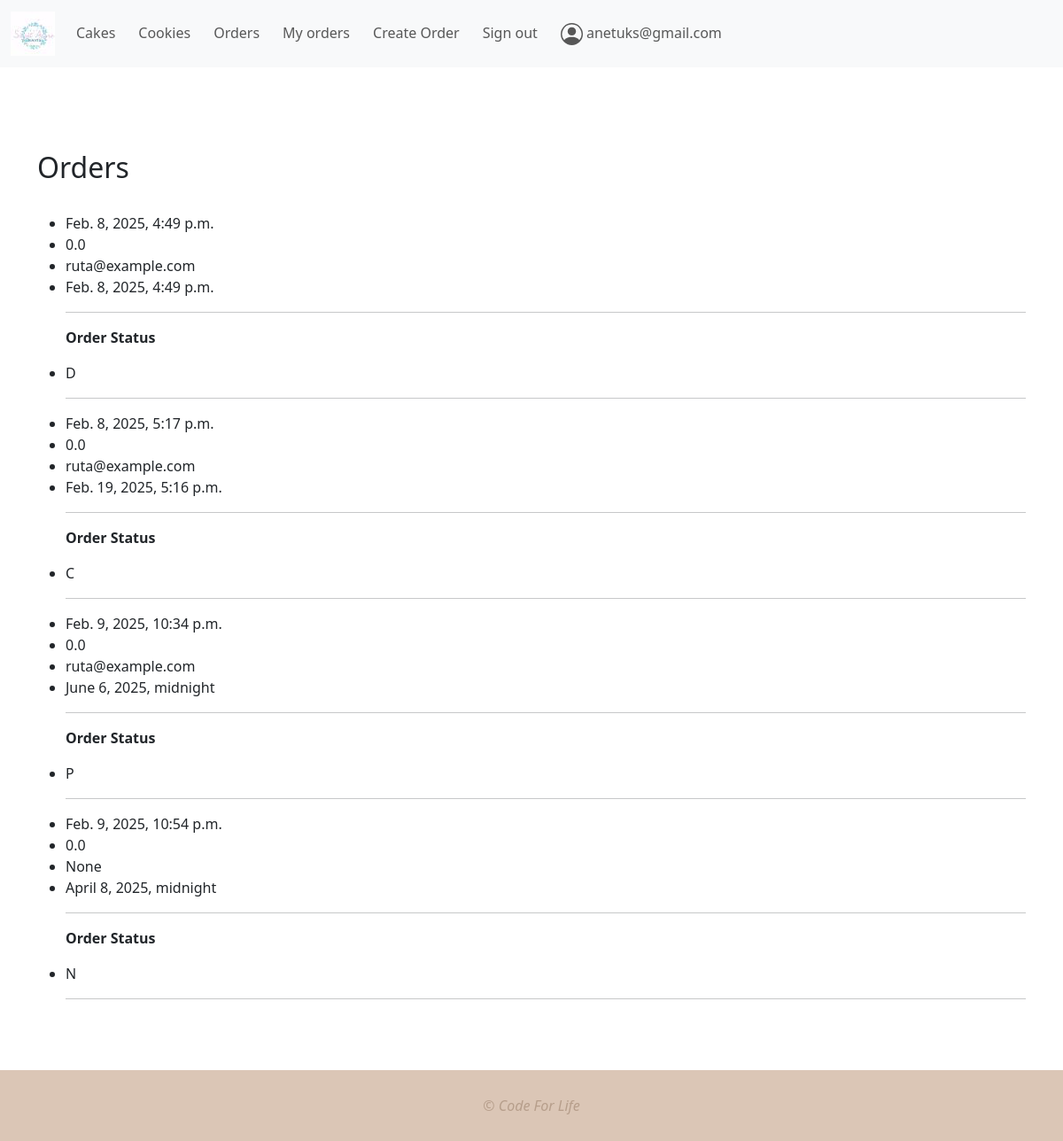
/orders/ (signed in), run on the app's committed database.
### my_auth/models.py (models this page shows)
class User(AbstractUser):
    bio = models.TextField(null=True, blank=True)
    email = models.EmailField(unique=True, null=True)
    USERNAME_FIELD = "email"
    REQUIRED_FIELDS = []
    class Meta:
        verbose_name = "User"
        verbose_name_plural = "Users"

### desserts/models.py (models this page shows, shortened)
class Order(models.Model):
    order_date = models.DateTimeField(blank=False, null=False, auto_now_add=True)
    total_price = models.FloatField(blank=True, null=True, default=0)
    user = models.ForeignKey(User, on_delete=models.SET_NULL, null=True, blank=True)
    deadline = models.DateTimeField(verbose_name="Deadline", null=True, blank=True)
    NEW = "N"
    IN_PROGRESS = "P"
    COMPLETED = "C"
    DELIVERED = "D"
    ORDER_STATUSES = {
        NEW: "New",
        IN_PROGRESS: "In Progress",
        COMPLETED: "Completed",
        DELIVERED: "Delivered"
    }
    status = models.CharField(
        max_length=1, choices=ORDER_STATUSES, default="NEW", blank=True
    )
    class Meta:
        verbose_name = "Order"
        verbose_name_plural = "Orders"

### desserts/views.py (the view)
# urls.py: path("orders/", views.OrdersListView.as_view(), name="orders"),
class OrdersListView(generic.ListView):
    template_name = "desserts/orders.html"
    model = Order
    context_object_name = "orders"

### desserts/templates/desserts/orders.html (shortened to what this page needs)
{% extends "desserts/base.html" %}
{% load static %}
{% block content %}
<h2>Orders</h2>
<br />
<ul>
      {% for order in orders %}
      <li>{{ order.order_date }}</li>
      <li>{{ order.total_price }}</li>
      <li>{{ order.user }}</li>
      <li>{{ order.deadline }}</li>
    <hr />
    <p><strong>Order Status </strong><a href="{% url 'orders' %}">{{ num_orders }}</a></p>
       <li>{{ order.status }}</li>
    <hr />
   {% endfor %}
        </ul>
{% endblock content %}

### desserts/templates/desserts/base.html (shortened to what this page needs)
<!doctype html>
{% load static %}
<html lang="en">
  <head>
    <link rel="stylesheet" href="{% static 'desserts/css/main.css' %}" />
    <link
      href="https://cdn.jsdelivr.net/npm/bootstrap@5.3.3/dist/css/bootstrap.min.css"
      rel="stylesheet"
    />
  </head>
  <body>
    <nav class="navbar navbar-expand-lg bg-body-tertiary" data-bs-theme="#b69e8b">
      <div class="container-fluid">
        <a class="navbar-brand" href="{% url 'index' %}">
          <img src="{% static 'desserts/img/desserts_logo.png' %}" alt="Sweet Adore Desserts Logo" width="50" height="50" />
        </a>
        <div class="collapse navbar-collapse" id="navbarNav">
          <ul class="navbar-nav">
    <li class="nav-item">
        <a class="nav-link" href="{% url 'cakes' %}">Cakes</a>
    </li>
    <li class="nav-item">
       <a class="nav-link" href="{% url 'cookies' %}">Cookies</a>
           </li>
   <li class="nav-item">
            <a class="nav-link" href="{% url 'orders' %}">Orders</a>
           </li>
             {% if user.is_authenticated %}
              <li class="nav-item">
                <a class="nav-link" href="#">My orders</a>
              </li>
          <li class="nav-item">
                <a class="nav-link" href="{% url 'create_order' %}">Create Order</a>
              </li>
              <li class="nav-item">
                <form method="post" action="{% url 'logout' %}" style="display: inline;">
                  <button type="submit" class="nav-link btn btn-link">Sign out</button>
                </form>
              </li>
              <li class="nav-item">
                <a class="nav-link" href="#">
                  {{ user.get_username }}
                </a>
              </li>
            {% endif %}
          </ul>
        </div>
      </div>
    </nav>
    <div class="container main-content" style="padding-top: 30px">
      {% block content %}
      {% endblock content %}
    </div>
    <footer>&copy; Code For Life</footer>
  </body>
</html>

### desserts/static/desserts/css/main.css (style rules this page uses)
html, body { height: 100%; margin: 0; display: flex; flex-direction: column; }
a { text-decoration: none !important; }
div.main-content { margin-top: 4rem; margin-bottom: 4rem; flex: 1; }
nav ul li { margin-right: 10px; }
footer { color: #b69e8b; background-color: #dbc6b6; min-height: 80px; display: flex; align-items: center; justify-content: center; font-style: italic; }

### data on the page
User: get_username "anetuks@gmail.com"
Order: order_date "Feb. 8, 2025, 4:49 p.m.", total_price "0.0", user "ruta@example.com", deadline "Feb. 8, 2025, 4:49 p.m.", status "D"
Order: order_date "Feb. 8, 2025, 5:17 p.m.", total_price "0.0", user "ruta@example.com", deadline "Feb. 19, 2025, 5:16 p.m.", status "C"
Order: order_date "Feb. 9, 2025, 10:34 p.m.", total_price "0.0", user "ruta@example.com", deadline "June 6, 2025, midnight", status "P"
Order: order_date "Feb. 9, 2025, 10:54 p.m.", total_price "0.0", user "None", deadline "April 8, 2025, midnight", status "N"
